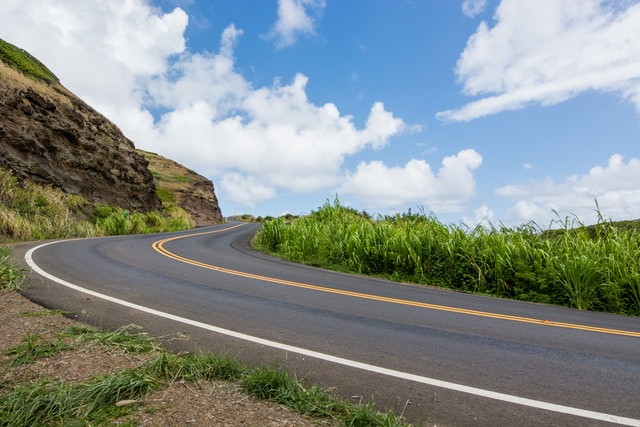
#> input picture Workshop6-Opencv/landscape.jpg, 640 x 427 px
$ jupyter execute --allow-errors opencv_tut.ipynb
#> lines starting #> are read from the running program, lines starting #| are printed output that depends on the picture
# OpenCV Tutorial
- This is a beginner OpenCV tutorial that will help to teach the basics.

Lets start it off by importing the packages we'll be using this tutorial:

[cell 1]
import matplotlib.pyplot as plt #Used in order to print out images
import cv2 #this is opencv
import imutils #This package helps make opencv functions more simplified

## What is an image
- To you us it is easy to describe an image, but how does a computer see an image
- Computers see images as numbers in a multi-dimensional array with each (X, Y) representing a pixel

- Opencv Takes this numerical data and allows us to modify it
- Colors images have 3 dimensional arrays while

## Loading images
- it is easy to load images in opencv
- We can assign a variable an image

[cell 2]
image = cv2.imread('landscape.jpg') #Load image
#> image is the input picture: shape (427, 640, 3); mean B, G, R 140.7, 142.7, 132.7
image = cv2.cvtColor(image, cv2.COLOR_BGR2RGB) #opencv stores in bgr rather than rgb so we need to convert
(height, width, depth) = image.shape #Here we can obtian the shape information about the image
#> height = 427; width = 640; depth = 3
print('width={}, height={}, depth={}'.format(width, height, depth)) #Print image information
#| width=640, height=427, depth=3

## Printing Images
- In order to print images we can use opencv directly but for this protion we will utilize matplotlib

[cell 3]
plt.imshow(image) #Load image into pyplot
plt.show() #Show image

## Cropping images
- In order to crop images we must specify the two opposite corners we want crop the image from

[cell 4]
#  image[StartY:endY, Startx:EndX]
roi = image[60:160, 320:430]
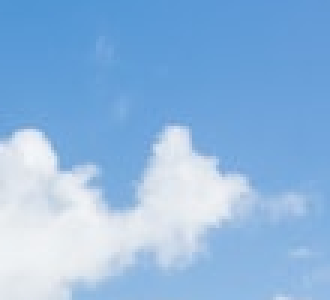
#> roi: shape (100, 110, 3) (shown 3 times larger); mean R, G, B 143, 183.4, 224.2
plt.imshow(roi) #Load roi into pyplot
plt.show() #Print

## Resizing images
- In order to resize an image we specify the pixel ratio we want
- the function resize takes two inputs: resize(image_name, (pixel size))

[cell 5]
resized_image = cv2.resize(image, (200,200)) #Resizing to 200 x 200 pixels
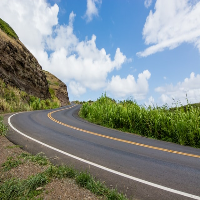
#> resized_image: shape (200, 200, 3); mean R, G, B 132.6, 142.6, 140.6
plt.imshow(resized_image) #load image
plt.show()#print

## Rotating Images
- Using imutils we can easily rotate an image
- If we want to rotate without cliping imutils can help us with that as well

[cell 6]
rotated = imutils.rotate(image, -45) #45 degrees clockwise
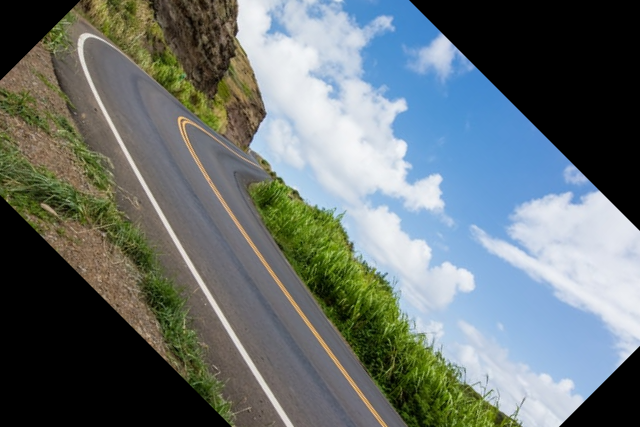
#> rotated: shape (427, 640, 3); mean R, G, B 103.8, 113.5, 113.5
plt.imshow(rotated)
plt.show()

[cell 7]
rotated_noclip = imutils.rotate_bound(image, 45) #45 degrees clockwise
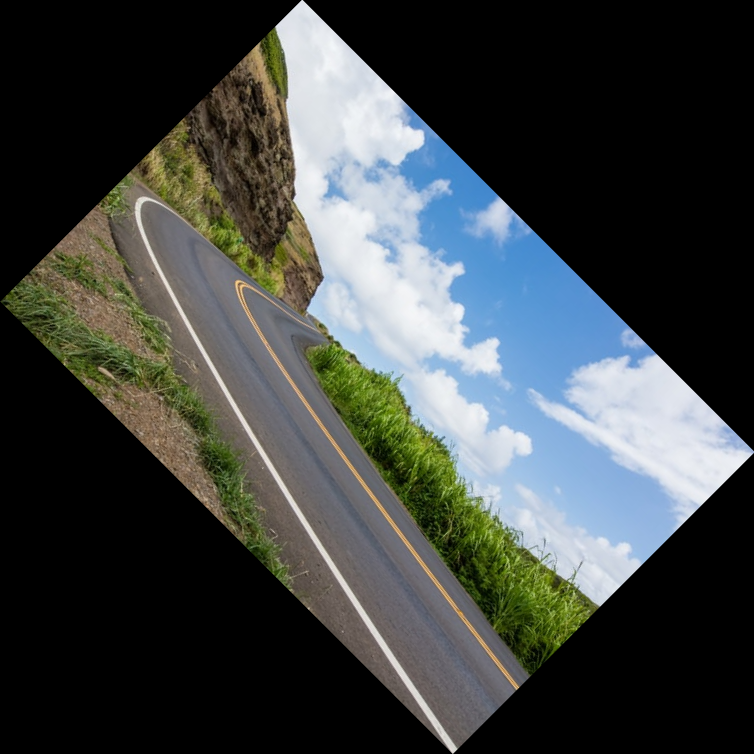
#> rotated_noclip: shape (754, 754, 3); mean R, G, B 63.8, 68.6, 67.7
plt.imshow(rotated_noclip)
plt.show()

## Drawing on images
- Drawing on images in opencv is easy
- Before drawing on an image we want ot make a copy in order to not modify the original image
- Below we will see how to draw a square, circle, line, and add text

[cell 8]
image_draw = image.copy() #copy to not mess up original image

#   rectangle(image_name, (pt1),    (pt2),      (color),   Thickness)
cv2.rectangle(image_draw, (320,60), (420, 160), (0,0,255), 3)
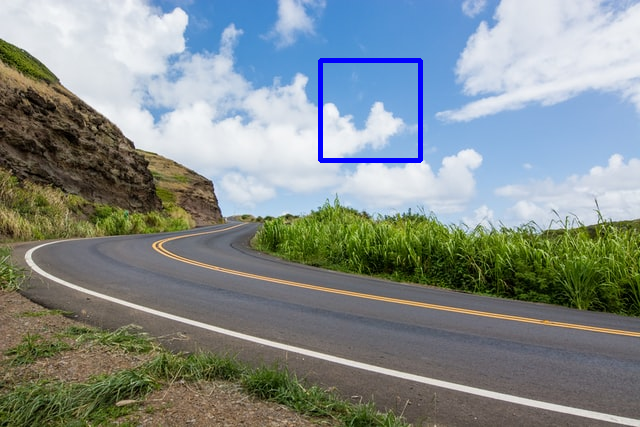
#> image_draw: shape (427, 640, 3); mean R, G, B 131.7, 141.4, 141
plt.imshow(image_draw)
plt.show()

[cell 9]
image_circle = image.copy()
#   circle(image_name,   (center),(radius), (color), thickness)
cv2.circle(image_circle, (300,150), 70, (255, 0, 0), -1)
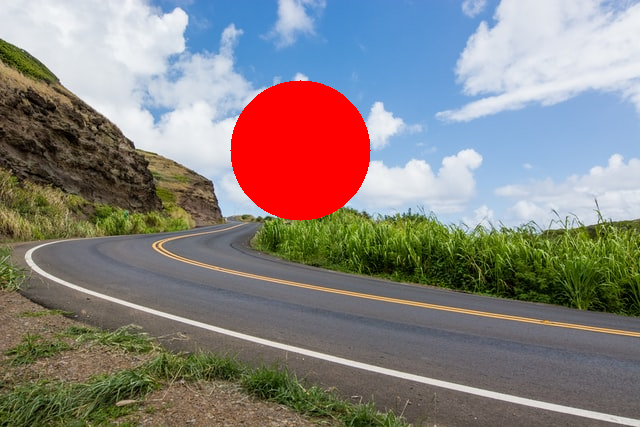
#> image_circle: shape (427, 640, 3); mean R, G, B 135.9, 130.7, 128
plt.imshow(image_circle)
plt.show()

[cell 10]
image_line = image.copy()
#   line(image_name, (pt1),   (pt2),     (color),   thickness)
cv2.line(image_line, (60,20), (400,200), (0,255,0), 3)
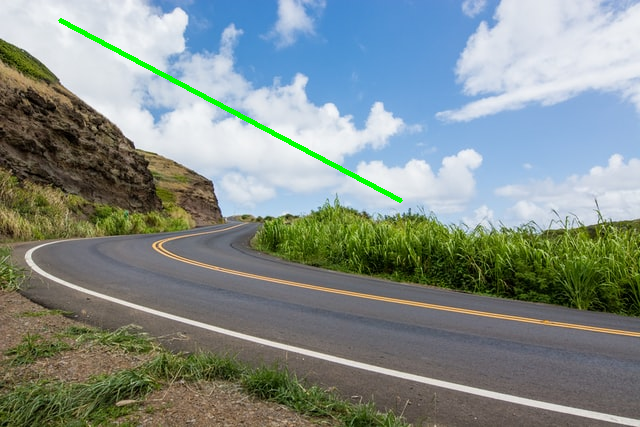
#> image_line: shape (427, 640, 3); mean R, G, B 131.2, 142.9, 139.1
plt.imshow(image_line)
plt.show()

[cell 11]
image_text = image.copy()
#   putText(image_name,  text,          (Start pt), font                scale,(color)    Thickness)
cv2.putText(image_text, "SDSU AI Club", (10,25), cv2.FONT_HERSHEY_SIMPLEX, 1, (0, 0, 0), 2)
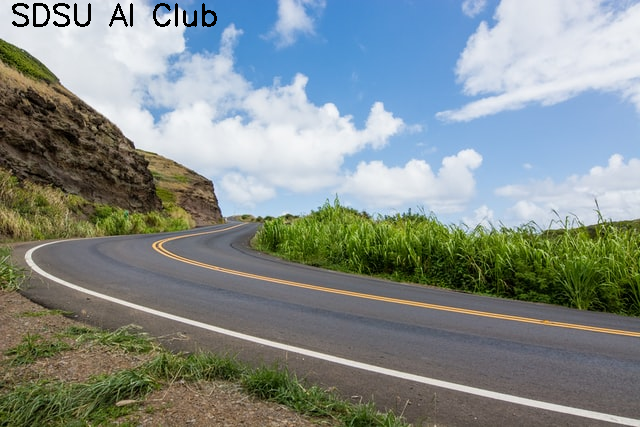
#> image_text: shape (427, 640, 3); mean R, G, B 131.7, 141.6, 139.6
plt.imshow(image_text)
plt.show()
